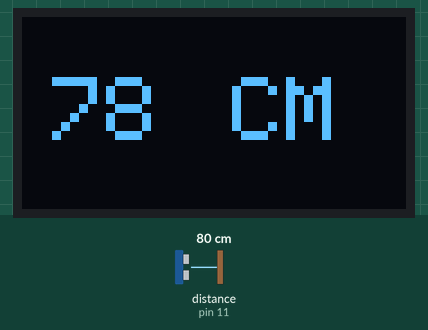
This sketch was run on a simulated Arduino Uno, built with avr-gcc and run on an emulated ATmega328P. On the bench: 128×64 one-colour display. Wiring (inferred from the names in the program): ultrasonic range finder: trigger pin 12; echo pin 11. The test bench sets the inputs (shaded band); at power-on: distance to the obstacle (sensor on pin 11) 80 cm. The echo pulse lasts 58.3 µs per cm; what the sketch prints to the serial monitor is not drawn.

Above: at 2.2 s.
2.3 s: distance to the obstacle (sensor on pin 11) set to 2 cm
At 3.8 s:
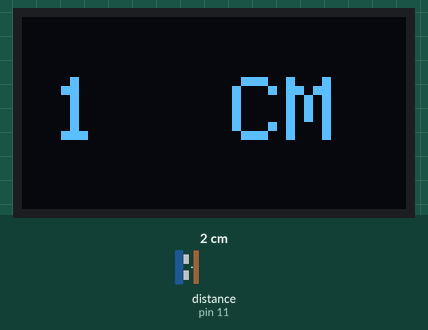
4.1 s: distance to the obstacle (sensor on pin 11) set to 4 cm
At 5.4 s:
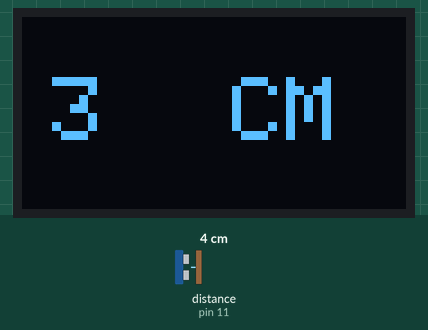
5.7 s: distance to the obstacle (sensor on pin 11) set to 9 cm
At 6.2 s:
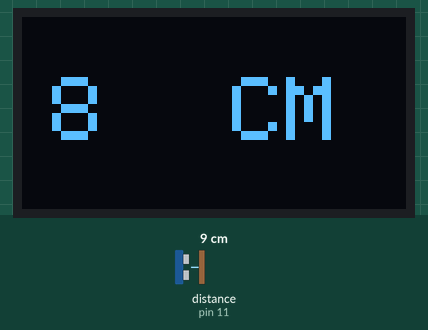
Timing chart, 0 to 8.7 s (numbered marks = the images above; inputs shaded):
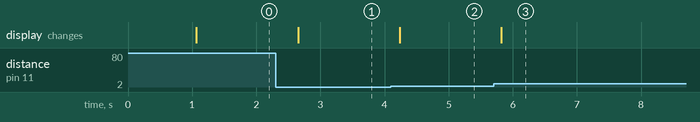

The sketch:

Serial_Displayoutput_ArduinoR3_ELG3336.ino
```cpp
#include <Adafruit_GFX.h>      // Include core graphics library
#include <Adafruit_SSD1306.h>  // Include Adafruit SSD1306 OLED display library

// Ultrasonic sensor pins
#define trigPin 12
#define echoPin 11

// Variables to store duration and distance
long duration;
int distance;

// OLED display specifications
#define SCREEN_WIDTH 128
#define SCREEN_HEIGHT 64
#define OLED_RESET -1          // Reset pin (not used, set to -1)
Adafruit_SSD1306 display(SCREEN_WIDTH, SCREEN_HEIGHT, &Wire, OLED_RESET);

void setup() {
  // Set up pin modes for the ultrasonic sensor
  pinMode(trigPin, OUTPUT);
  pinMode(echoPin, INPUT);

  // Initialize the OLED display
  if (!display.begin(SSD1306_SWITCHCAPVCC, 0x3C)) { // Address 0x3C for 128x64 screen
    Serial.println("OLED initialization failed");
    while (true);  // Stop if display fails
  }
  display.clearDisplay();
  display.setTextColor(WHITE);

  // Initialize serial communication for output to Serial Monitor
  Serial.begin(9600);
  delay(1000);  // Small delay for stable startup
}

void loop() {
  // Send a pulse to the ultrasonic sensor
  digitalWrite(trigPin, LOW);
  delayMicroseconds(5);
  digitalWrite(trigPin, HIGH);
  delayMicroseconds(10);
  digitalWrite(trigPin, LOW);

  // Read the echoPin and calculate the duration of the pulse
  duration = pulseIn(echoPin, HIGH);

  // Calculate the distance in cm (speed of sound = 343 m/s or 0.034 cm/µs)
  distance = duration * 0.034 / 2;

  // Output the distance to the Serial Monitor
  Serial.print("Distance = ");
  Serial.print(distance);
  Serial.println(" cm");

  // Display the distance on the OLED screen
  display.clearDisplay();  // Clear the screen buffer

  // Display the numeric distance value
  display.setTextSize(3);   // Large text size
  display.setCursor(10, 20);
  display.print(distance);

  // Display the unit "CM"
  display.setTextSize(3);
  display.setCursor(70, 20);
  display.print("CM");

  display.display();  // Render the display buffer to the screen

  // Small delay before repeating
  delay(500);
}
```

Measured:
- after the input at 2.3 s, the display: changes after 0.36 s (image 1)
- after the input at 4.1 s, the display: changes after 0.14 s (image 2)
- after the input at 5.7 s, the display: changes after 0.12 s (image 3)
